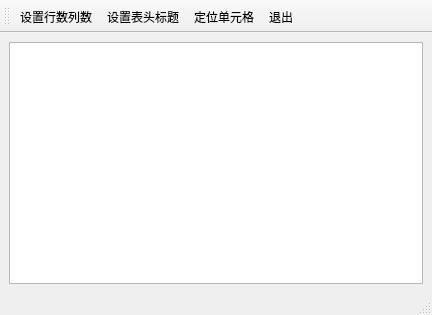
<?xml version="1.0" encoding="UTF-8"?>
<ui version="4.0">
 <class>MainWindow</class>
 <widget class="QMainWindow" name="MainWindow">
  <property name="geometry">
   <rect>
    <x>0</x>
    <y>0</y>
    <width>432</width>
    <height>315</height>
   </rect>
  </property>
  <property name="windowTitle">
   <string>MainWindow</string>
  </property>
  <widget class="QWidget" name="centralwidget">
   <layout class="QGridLayout" name="gridLayout">
    <item row="0" column="0">
     <widget class="QTableView" name="tableView"/>
    </item>
   </layout>
  </widget>
  <widget class="QStatusBar" name="statusbar"/>
  <widget class="QToolBar" name="toolBar">
   <property name="windowTitle">
    <string>toolBar</string>
   </property>
   <property name="toolButtonStyle">
    <enum>Qt::ToolButtonTextUnderIcon</enum>
   </property>
   <attribute name="toolBarArea">
    <enum>TopToolBarArea</enum>
   </attribute>
   <attribute name="toolBarBreak">
    <bool>false</bool>
   </attribute>
   <addaction name="act_rowColumn"/>
   <addaction name="act_title"/>
   <addaction name="act_cell"/>
   <addaction name="act_quit"/>
  </widget>
  <action name="act_rowColumn">
   <property name="icon">
    <iconset resource="res.qrc">
     <normaloff>:/images/rowColumn.png</normaloff>:/images/rowColumn.png</iconset>
   </property>
   <property name="text">
    <string>设置行数列数</string>
   </property>
   <property name="menuRole">
    <enum>QAction::NoRole</enum>
   </property>
  </action>
  <action name="act_title">
   <property name="icon">
    <iconset resource="res.qrc">
     <normaloff>:/images/title.png</normaloff>:/images/title.png</iconset>
   </property>
   <property name="text">
    <string>设置表头标题</string>
   </property>
   <property name="menuRole">
    <enum>QAction::NoRole</enum>
   </property>
  </action>
  <action name="act_cell">
   <property name="icon">
    <iconset resource="res.qrc">
     <normaloff>:/images/cell.png</normaloff>:/images/cell.png</iconset>
   </property>
   <property name="text">
    <string>定位单元格</string>
   </property>
   <property name="menuRole">
    <enum>QAction::NoRole</enum>
   </property>
  </action>
  <action name="act_quit">
   <property name="icon">
    <iconset resource="res.qrc">
     <normaloff>:/images/exit.png</normaloff>:/images/exit.png</iconset>
   </property>
   <property name="text">
    <string>退出</string>
   </property>
   <property name="menuRole">
    <enum>QAction::NoRole</enum>
   </property>
  </action>
 </widget>
 <resources>
  <include location="res.qrc"/>
 </resources>
 <connections>
  <connection>
   <sender>act_quit</sender>
   <signal>triggered()</signal>
   <receiver>MainWindow</receiver>
   <slot>close()</slot>
   <hints>
    <hint type="sourcelabel">
     <x>-1</x>
     <y>-1</y>
    </hint>
    <hint type="destinationlabel">
     <x>215</x>
     <y>157</y>
    </hint>
   </hints>
  </connection>
 </connections>
</ui>
